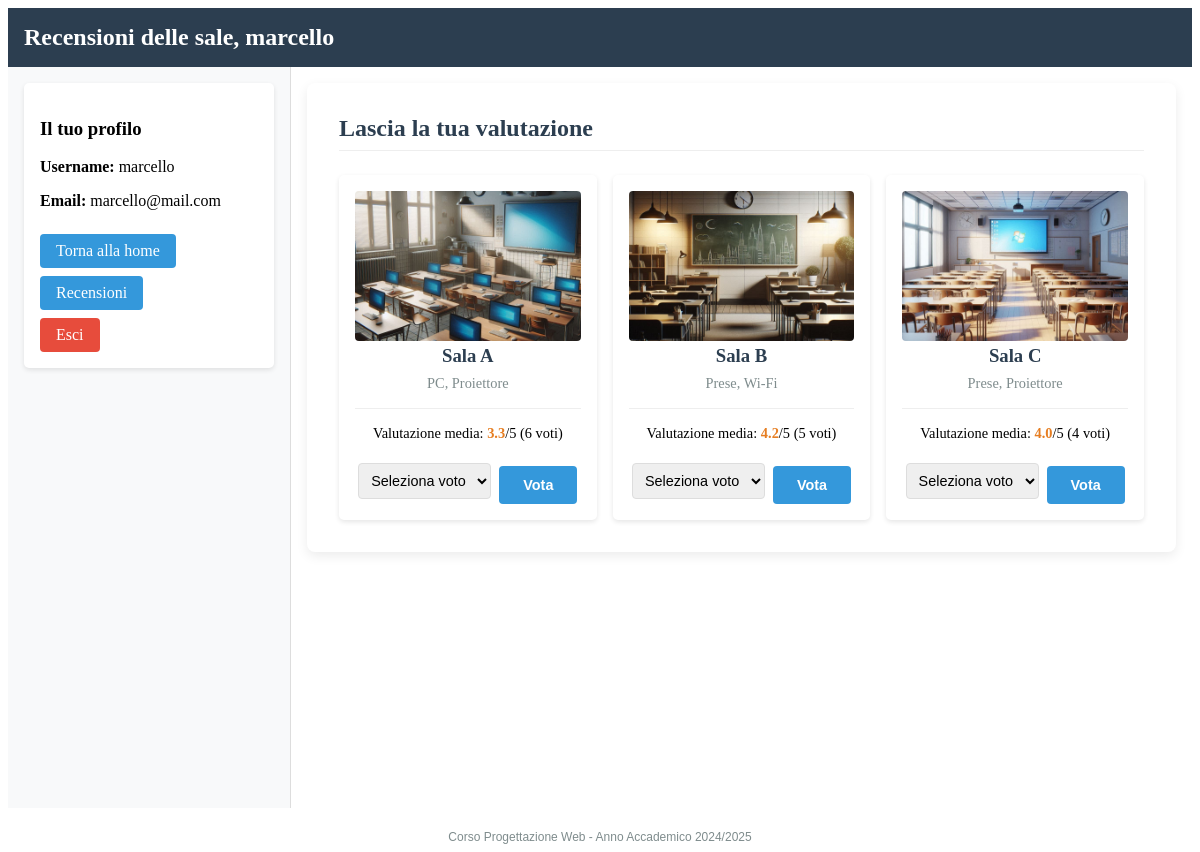
The page /php/recensioni.php (signed in) on the database its author committed.
### tables this page shows
CREATE TABLE `utenti` (
  `id` int(11) NOT NULL AUTO_INCREMENT,
  `username` varchar(50) NOT NULL,
  `email` varchar(100) NOT NULL,
  `password_hash` varchar(255) NOT NULL,
  `data_registrazione` datetime DEFAULT CURRENT_TIMESTAMP,
  PRIMARY KEY (`id`),
  UNIQUE KEY `username` (`username`),
  UNIQUE KEY `email` (`email`)
);

CREATE TABLE `sale` (
  `id` int(11) NOT NULL AUTO_INCREMENT,
  `nome` varchar(100) NOT NULL,
  `posti_totali` int(11) NOT NULL,
  `attrezzature` text,
  `immagine` varchar(255) DEFAULT NULL,
  PRIMARY KEY (`id`)
);

### php/recensioni.php (the view, shortened to what this page needs)
<?php
try {
    $pdo = new PDO("mysql:host=".DBHOST.";dbname=".DBNAME, DBUSER, DBPASS);
    $stmt = $pdo->prepare("SELECT username, email FROM utenti WHERE id = :id");
    $stmt->bindValue(':id', $_SESSION['user_id']);
    $stmt->execute();
    $user = $stmt->fetch(PDO::FETCH_ASSOC);
} catch (PDOException $e) {
    die("Errore database: " . $e->getMessage());
}
try {
    $query = "SELECT s.id, s.nome, s.immagine, s.attrezzature,
              AVG(r.voto) as media_voti, COUNT(r.id) as numero_voti
              FROM sale s
              LEFT JOIN recensioni r ON s.id = r.id_sala
              GROUP BY s.id";
    $stmt = $pdo->query($query);
    $sale = $stmt->fetchAll(PDO::FETCH_ASSOC);
} catch (PDOException $e) {
    error_log("Errore recupero sale: " . $e->getMessage());
    $sale = [];
}
?>
<!DOCTYPE html>
<html lang="it">
<head>
    <link rel="stylesheet" href="../css/style.css">
    <link rel="stylesheet" href="../css/home.css">
    <link rel="stylesheet" href="../css/recensioni.css">
</head>
<body>
    <div id="page">
        <header id="header">
            <h1>Recensioni delle sale, <?= htmlspecialchars($user['username']) ?></h1>
        </header>
        <div id="container">
            <aside id="sidebar">
                <div class="profile-card">
                    <h3>Il tuo profilo</h3>
                    <p><strong>Username:</strong> <?= htmlspecialchars($user['username']) ?></p>
                    <p><strong>Email:</strong> <?= htmlspecialchars($user['email']) ?></p>
                    <a href="home.php" class="btn">Torna alla home</a>
                    <a href="recensioni.php" class="btn">Recensioni</a> <br>
                    <a href="logout.php" class="btn logout">Esci</a>
                </div>
            </aside>
            <main id="main-content">
                <div class="recensioni-container">
                    <h2>Lascia la tua valutazione</h2>
                    <?php if (empty($sale)): ?>
                        <p class="no-sale">Nessuna sala disponibile per la valutazione.</p>
                    <?php else: ?>
                        <div class="saleGrid">
                            <?php foreach ($sale as $sala): ?>
                                <div class="sala-card">
                                    <img src="../img/sale/<?= htmlspecialchars($sala['immagine']) ?>"
                                         alt="<?= htmlspecialchars($sala['nome']) ?>"
                                         class="sala-img">
                                    <h3><?= htmlspecialchars($sala['nome']) ?></h3>
                                    <p><?= htmlspecialchars($sala['attrezzature']) ?></p>
                                    <div class="valutazione">
                                        <?php if ($sala['media_voti']): ?>
                                            <div class="media-voti">
                                                Valutazione media:
                                                <span class="voto"><?= number_format($sala['media_voti'], 1) ?></span>/5
                                                (<?= $sala['numero_voti'] ?> voti)
                                            </div>
                                        <?php else: ?>
                                            <div class="media-voti">Nessuna valutazione</div>
                                        <?php endif; ?>
                                        <form method="POST" class="form-voto">
                                            <select name="voto" required>
                                                <option value="">Seleziona voto</option>
                                            </select>
                                            <button type="submit" class="btn btn-vota">Vota</button>
                                        </form>
                                    </div>
                                </div>
                            <?php endforeach; ?>
                        </div>
                    <?php endif; ?>
                </div>
            </main>
        </div>
    </div>
    <footer>
        <small>
            Corso Progettazione Web - Anno Accademico 2024/2025
        </small>
    </footer>
</body>
</html>

### css/style.css (style rules this page uses)
footer { font-family: Arial, sans-serif; margin-top: 20px; text-align: center; color: #7f8c8d; font-size: 0.9em; }

### css/home.css (style rules this page uses)
#page { display: flex; flex-direction: column; min-height: 100vh; }
#container { display: flex; flex: 1; }
#header { background-color: #2c3e50; color: white; padding: 1rem; text-align: left; }
#header h1 { margin: 0; font-size: 1.5rem; }
#sidebar { width: 250px; background-color: #f8f9fa; padding: 1rem; border-right: 1px solid #ddd; }
.profile-card { background: white; padding: 1rem; border-radius: 5px; box-shadow: 0 2px 5px rgba(0,0,0,0.1); }
#main-content { flex: 1; padding: 1rem; }
button[type="submit"] { background: #3498db; color: white; border: none; padding: 0.7rem 1.5rem; border-radius: 4px; font-weight: 600; cursor: pointer; transition: background 0.3s; font-size: 0.9rem; }
.saleGrid { display: grid; grid-template-columns: repeat(auto-fill, minmax(250px, 1fr)); gap: 1rem; }
.sala-card { background: white; padding: 1rem; border-radius: 5px; box-shadow: 0 2px 5px rgba(0,0,0,0.1); text-align: center; }
.sala-img { width: 100%; height: 150px; object-fit: cover; border-radius: 4px; }
.btn { display: inline-block; background: #3498db; color: white; padding: 0.5rem 1rem; border-radius: 4px; text-decoration: none; margin-top: 0.5rem; }
.btn.logout { background: #e74c3c; }

### css/recensioni.css (style rules this page uses)
.recensioni-container { background: white; padding: 2rem; border-radius: 8px; box-shadow: 0 4px 12px rgba(0,0,0,0.08); }
.recensioni-container h2 { margin-top: 0; color: #2c3e50; font-size: 1.5rem; padding-bottom: 0.5rem; border-bottom: 1px solid #eee; margin-bottom: 1.5rem; }
.sala-card h3 { margin: 0 0 0.5rem 0; color: #2c3e50; }
.sala-card p { margin: 0.5rem 0; color: #7f8c8d; font-size: 0.9rem; }
.valutazione { margin-top: 1rem; padding-top: 1rem; border-top: 1px solid #eee; }
.media-voti { font-size: 0.9rem; margin-bottom: 1rem; }
.voto { font-weight: bold; color: #e67e22; }
.form-voto { display: flex; gap: 0.5rem; align-items: center; justify-content: center; }
.form-voto select { padding: 0.5rem; border: 1px solid #ddd; border-radius: 4px; font-size: 0.9rem; }
.btn-vota { background-color: #2ecc71; padding: 0.5rem 1rem; border: none; border-radius: 4px; color: white; cursor: pointer; transition: background 0.3s; font-size: 0.9rem; }

### rows shown on the page
utenti: username "marcello", email "marcello@mail.com"
sale: immagine (picture), nome "Sala A", attrezzature "PC, Proiettore", media_voti "3.3", numero_voti "6"
sale: immagine (picture), nome "Sala B", attrezzature "Prese, Wi-Fi", media_voti "4.2", numero_voti "5"
sale: immagine (picture), nome "Sala C", attrezzature "Prese, Proiettore", media_voti "4.0", numero_voti "4"
